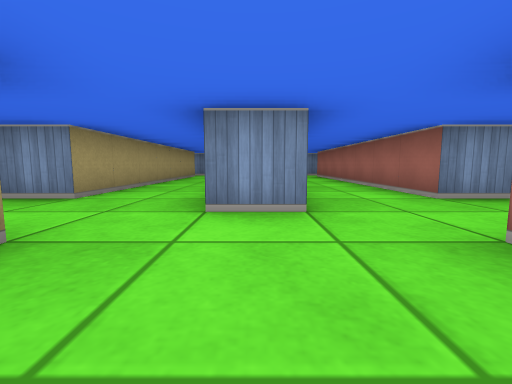
[1] (above)

21 first-person views from a walk through a cub3D maze. The camera is about half as high as the walls, tilts 6° down and sees 90° across. The floor is counted in squares. Each view is taken from the middle of a square. On the plan, view 1 faces up. The plan holds only what a view shows up to about 9 squares ahead; the rest is blank.

[2]
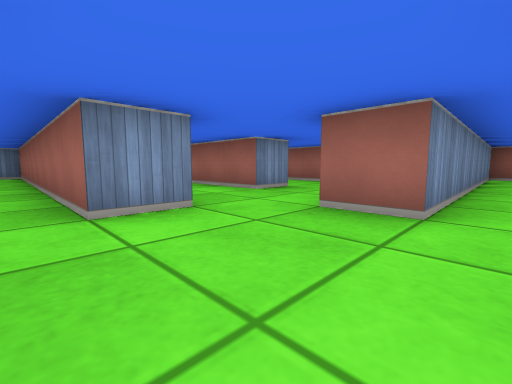

[3]
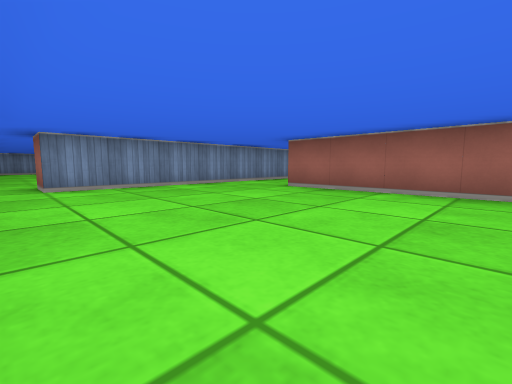

[4]
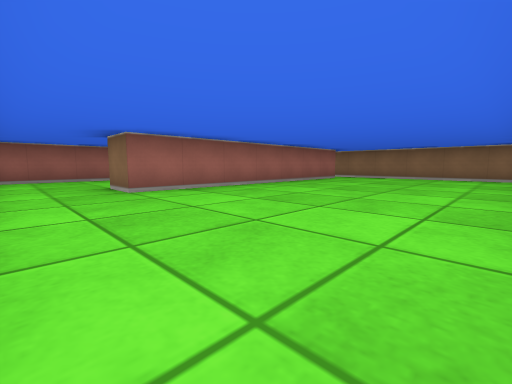

[5]
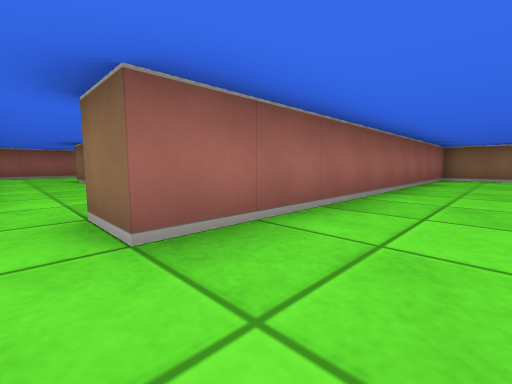

[6]
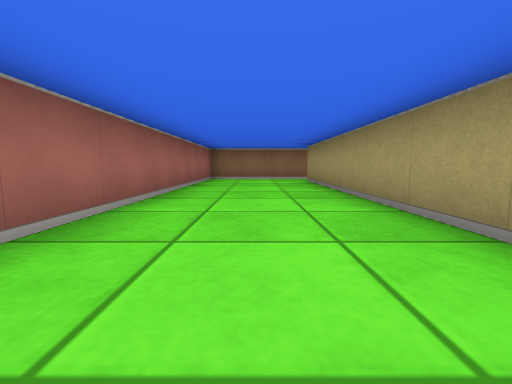

[7]
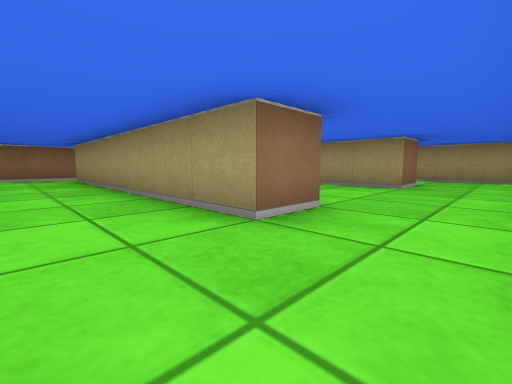

[8]
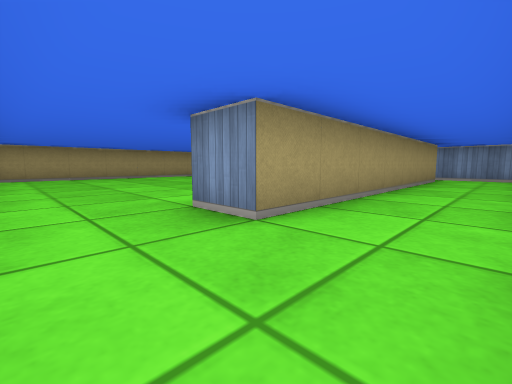

[9]
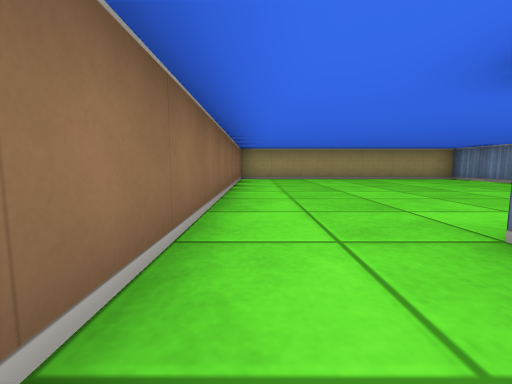

[10]
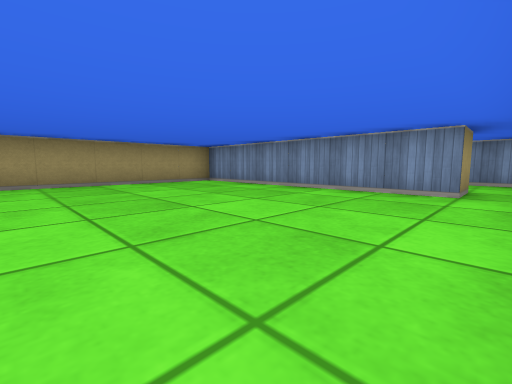

[11]
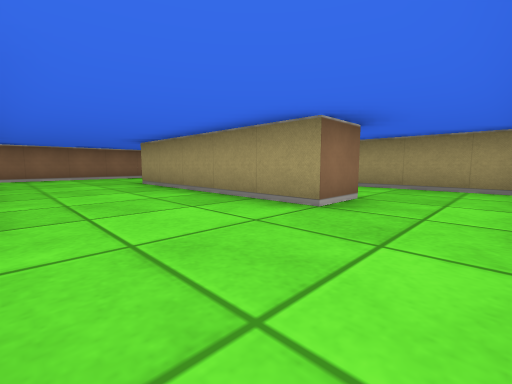

[12]
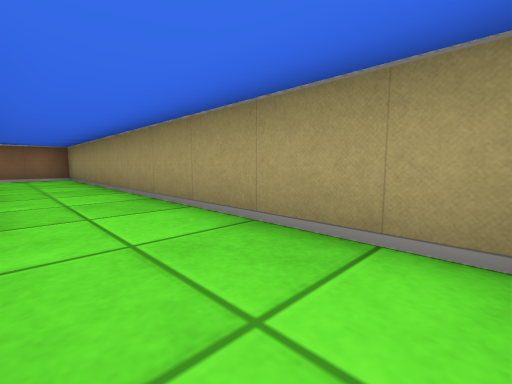

[13]
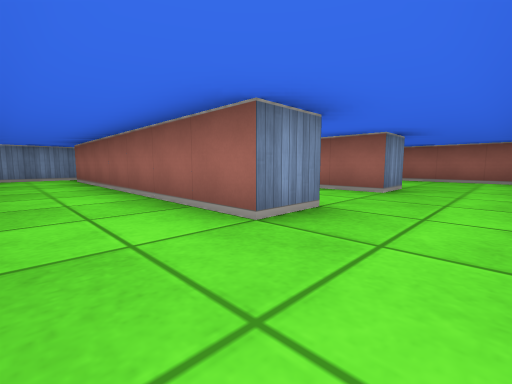

[14]
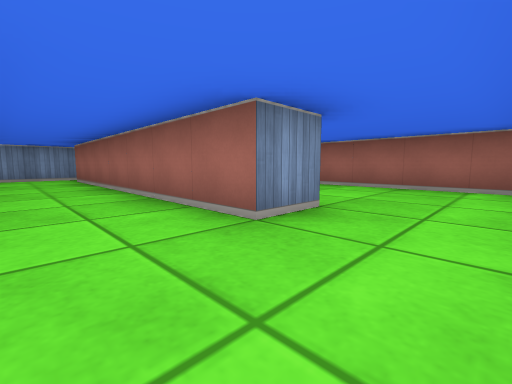

[15]
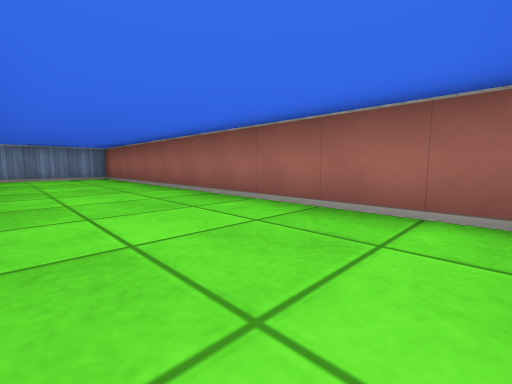

[16]
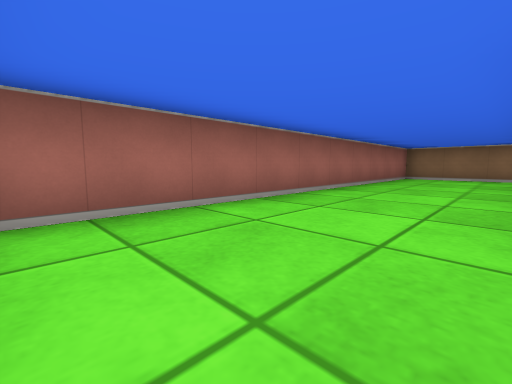

[17]
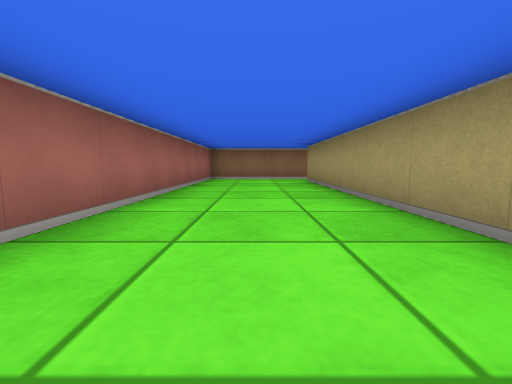

[18]
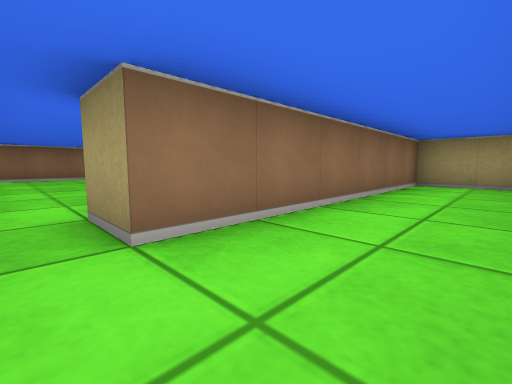

[19]
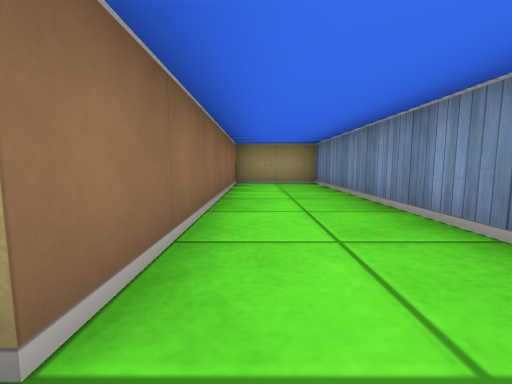

[20]
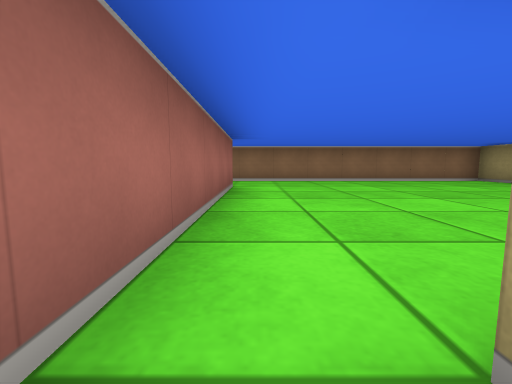

[21]
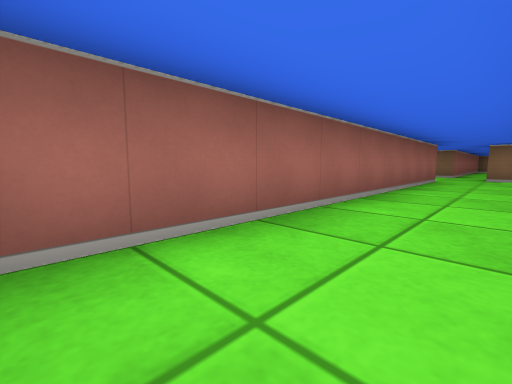

### Floor plan
Ten units are one square. View 1 is at (0, 0); x grows to the right and y downward. Boxes are objects, and circles mark ways between rooms. Rooms are numbered by the first view taken in them; rooms with no view inside come last. Other rooms are left out.
<svg viewBox="-110 -120 210 220">
<path fill="none" stroke="#000" d="M6 -25 -5 -25 -5 -115 -35 -115M36 -35 25 -35 25 -105M55 -5 15 -5 15 -15M-35 15 -35 85M-35 -15 -15 -15M10 95 44 95M55 84 55 15M-35 95 -5 95 -5 5 5 5M-25 -105 -25 -35 -35 -35M35 -115 10 -115M-35 -35 -35 -86M-45 -95 -45 -85 -105 -85 -105 -15 -35 -15M-86 15 -75 15 -75 65M-46 15 -35 15M-105 -1 -105 95 -35 95M66 -35 55 -35 55 -105M65 -115 35 -115M95 -19 95 -115 65 -115M65 24 65 85M55 15 65 15M62 95 95 95 95 -5 55 -5M-35 -115 -105 -115 -105 -95 -45 -95"/>
<circle cx="-30" cy="-25" r="3" fill="#2a7"/>
<circle cx="-40" cy="5" r="3" fill="#2a7"/>
<circle cx="-40" cy="90" r="3" fill="#2a7"/>
<circle cx="30" cy="-110" r="3" fill="#2a7"/>
<circle cx="30" cy="-25" r="3" fill="#2a7"/>
<circle cx="60" cy="5" r="3" fill="#2a7"/>
<circle cx="60" cy="90" r="3" fill="#2a7"/>
<circle cx="-30" cy="-110" r="3" fill="#2a7"/>
<circle cx="-40" cy="-90" r="3" fill="#2a7"/>
<circle cx="60" cy="-110" r="3" fill="#2a7"/>
<circle cx="60" cy="-25" r="3" fill="#2a7"/>
<text x="10" y="0">1</text>
<text x="-70" y="-50">2</text>
<text x="-70" y="40">3</text>
<text x="50" y="-60">4</text>
<text x="80" y="-70">5</text>
<text x="80" y="40">6</text>
<text x="-70" y="-110">7</text>
</svg>
Room 1 opens to room 2. Room 1 opens to room 3. Room 1 opens to room 4. Room 1 opens to room 6. Room 1 opens to room 7. Room 2 opens to room 7. Room 4 opens to room 5.

Where each view was taken, in squares from view 1:
view 1: 0 up, 0 right, facing up
view 2: 0 up, 1 left, facing up-right
view 3: 5 down, 1 right, facing up-right
view 4: 0 up, 1 right, facing down-right
view 5: 0 up, 2 left, facing down-right
view 6: 1 down, 2 left, facing down
view 7: 0 up, 2 left, facing down-left
view 8: 2 up, 1 left, facing up-left
view 9: 2 up, 2 left, facing left
view 10: 4 up, 4 left, facing up-left
view 11: 0 up, 5 left, facing down-left
view 12: 0 up, 9 left, facing down-left
view 13: 2 up, 1 right, facing up-right
view 14: 2 up, 4 right, facing up-right
view 15: 2 up, 7 right, facing up-right
view 16: 0 up, 7 right, facing down-right
view 17: 1 down, 8 right, facing down
view 18: 11 up, 4 left, facing down-left
view 19: 10 up, 4 left, facing left
view 20: 9 up, 4 left, facing down
view 21: 11 up, 2 left, facing down-right
